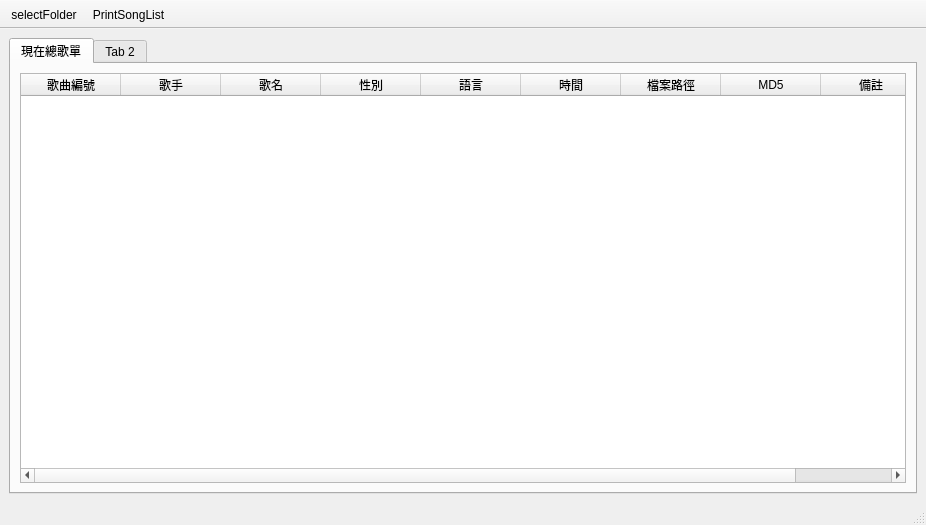
<?xml version="1.0" encoding="UTF-8"?>
<ui version="4.0">
 <class>SongDatabaseWindow</class>
 <widget class="QMainWindow" name="SongDatabaseWindow">
  <property name="geometry">
   <rect>
    <x>0</x>
    <y>0</y>
    <width>926</width>
    <height>525</height>
   </rect>
  </property>
  <property name="windowTitle">
   <string>MainWindow</string>
  </property>
  <widget class="QWidget" name="centralwidget">
   <layout class="QGridLayout" name="gridLayout_2">
    <item row="0" column="0">
     <layout class="QVBoxLayout" name="verticalLayout">
      <item>
       <widget class="QTabWidget" name="tabWidget">
        <property name="currentIndex">
         <number>0</number>
        </property>
        <widget class="QWidget" name="tab">
         <attribute name="title">
          <string>現在總歌單</string>
         </attribute>
         <layout class="QGridLayout" name="gridLayout">
          <item row="0" column="0">
           <widget class="QTableWidget" name="tableWidget">
            <column>
             <property name="text">
              <string>歌曲編號</string>
             </property>
            </column>
            <column>
             <property name="text">
              <string>歌手</string>
             </property>
            </column>
            <column>
             <property name="text">
              <string>歌名</string>
             </property>
            </column>
            <column>
             <property name="text">
              <string>性別</string>
             </property>
            </column>
            <column>
             <property name="text">
              <string>語言</string>
             </property>
            </column>
            <column>
             <property name="text">
              <string>時間</string>
             </property>
            </column>
            <column>
             <property name="text">
              <string>檔案路徑</string>
             </property>
            </column>
            <column>
             <property name="text">
              <string>MD5</string>
             </property>
            </column>
            <column>
             <property name="text">
              <string>備註</string>
             </property>
            </column>
           </widget>
          </item>
         </layout>
        </widget>
        <widget class="QWidget" name="tab_2">
         <attribute name="title">
          <string>Tab 2</string>
         </attribute>
        </widget>
       </widget>
      </item>
     </layout>
    </item>
   </layout>
  </widget>
  <widget class="QStatusBar" name="statusbar"/>
  <widget class="QToolBar" name="toolBar">
   <property name="windowTitle">
    <string>toolBar</string>
   </property>
   <property name="movable">
    <bool>false</bool>
   </property>
   <property name="iconSize">
    <size>
     <width>48</width>
     <height>48</height>
    </size>
   </property>
   <attribute name="toolBarArea">
    <enum>TopToolBarArea</enum>
   </attribute>
   <attribute name="toolBarBreak">
    <bool>false</bool>
   </attribute>
   <addaction name="actionSelectFolder"/>
   <addaction name="actionPrintSongList"/>
  </widget>
  <action name="actionSelectFolder">
   <property name="icon">
    <iconset>
     <normaloff>../icon/add-folder-icon.png</normaloff>../icon/add-folder-icon.png</iconset>
   </property>
   <property name="text">
    <string>selectFolder</string>
   </property>
  </action>
  <action name="actionPrintSongList">
   <property name="icon">
    <iconset>
     <normaloff>../icon/printer-icon.png</normaloff>../icon/printer-icon.png</iconset>
   </property>
   <property name="text">
    <string>PrintSongList</string>
   </property>
  </action>
 </widget>
 <resources/>
 <connections/>
</ui>
